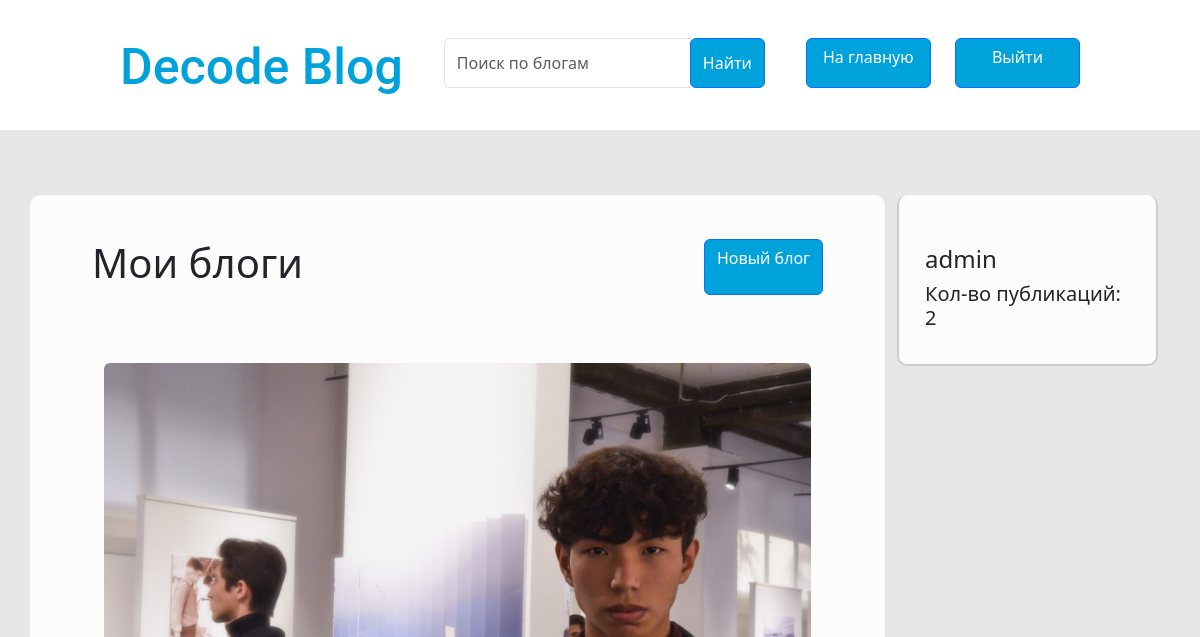
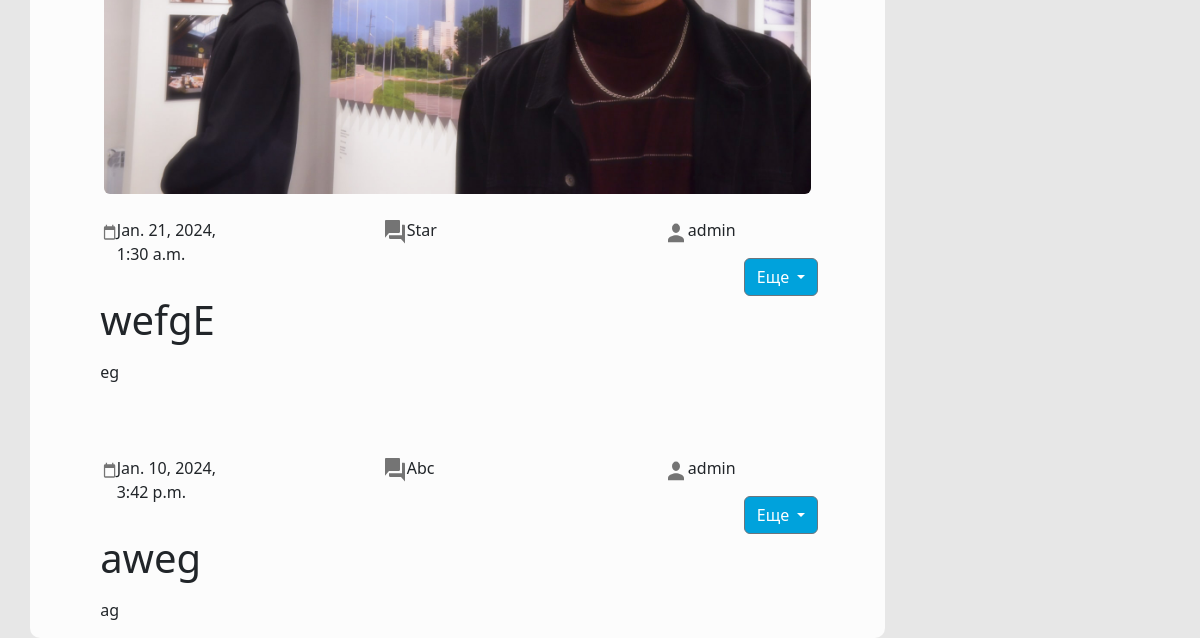
/authe/profile/ (signed in), run on an earlier commit of the app's database (2 pictures, top to bottom).
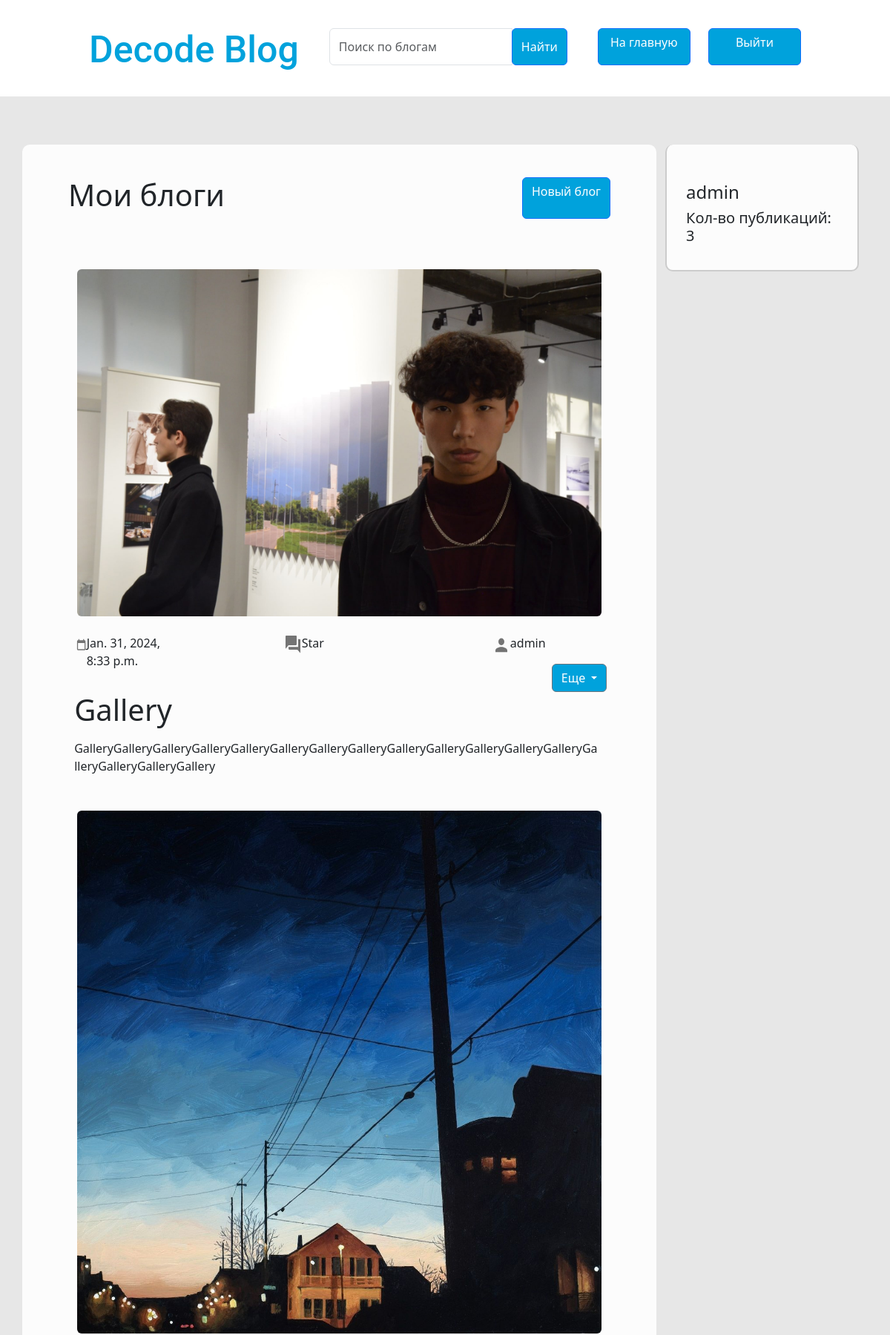
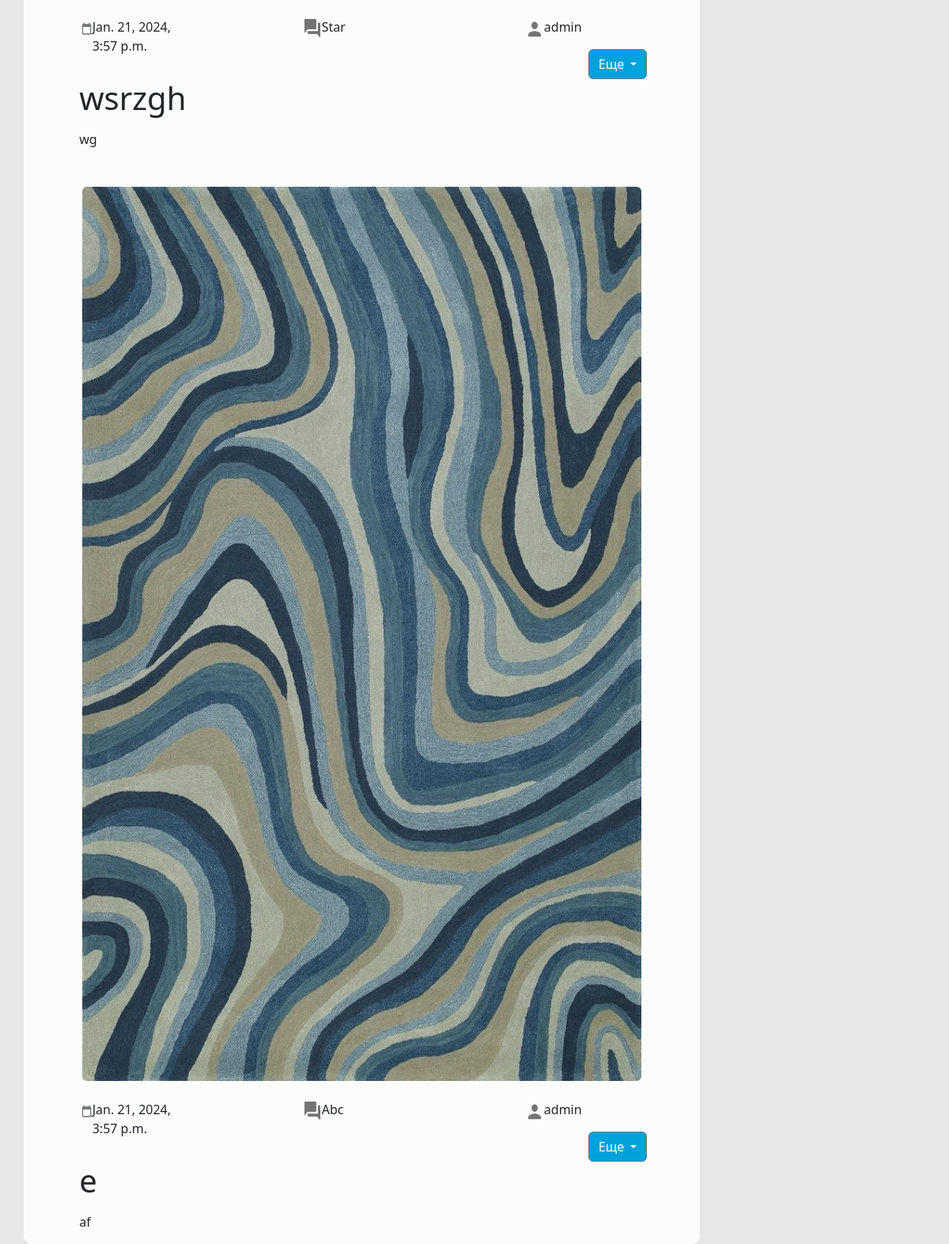
And on a later commit of the database (2 pictures, top to bottom).
### creation/models.py (models this page shows, shortened)
class Blog(models.Model):
    image = models.ImageField(blank=True, null=True, upload_to=uniq_name_upload)
    publish_date = models.DateTimeField(auto_now_add = True)
    title = models.CharField(max_length=255)
    description = models.TextField()
    author = models.ForeignKey(User, on_delete=models.CASCADE, blank=True, null=True)
    category = models.ForeignKey(Category, on_delete=models.PROTECT)

class Category(models.Model):
    name = models.CharField(max_length=100, null = False)
    class Meta:
        verbose_name_plural = 'Categories'
    def __str__(self):
        return self.name

### authe/models.py (models this page shows)
class User(AbstractUser):
    groups = models.ManyToManyField(
        'auth.Group',
        related_name='users',
        blank=True,
        verbose_name='groups',
        help_text='The groups this user belongs to. A user will get all permissions granted to each of their groups.',
    )
    user_permissions = models.ManyToManyField(
        'auth.Permission',
        related_name='users',
        blank=True,
        verbose_name='user permissions',
        help_text='Specific permissions for this user.',
        error_messages={
            'add': 'The permission you are trying to add already exists for the user.',
            'remove': 'The permission you are trying to remove does not exist for the user.',
        },
    )

### authe/views.py (the view)
# urls.py: path('profile/', views.Profile.as_view(), name='profile'),
@method_decorator(login_required, name='get')
class Profile(LoginRequiredMixin, View):
    login_url = '/authe/signin/'
    def get(self, request):
        blogs_correct = Blog.objects.filter(author=request.user).order_by('-publish_date')
        blog_cnt = Blog.objects.filter(author=request.user).count()
        context = {
            'blogs_correct': blogs_correct,
            'blog_cnt': blog_cnt,
            'title': 'Профиль',
        }
        return render(request, 'authe/profile.html', context = context)

### authe/templates/authe/profile.html (shortened to what the changed rows need)
{% extends 'authe/index.html' %}
{% load static %}
{% block link %}
<link rel="stylesheet" href="{% static 'authe/styles/style.css' %}">
{% endblock %}
{% block main %}
    <section class="main index-main">
        <div class="main-content">
            <div class="content">
                <section class="hero">
                    <div class="container">
                        <div class="row">
                            <div class="col-9 home_page_crutches">
                            <div class="blogs mt-4 mb-4">
                                <h1 class="title">Мои блоги</h1>
                            </div>
                            {% for blog in blogs_correct %}
                                <div class="creation--item mt-4 pt-4 ">
                                    <div class="creation-img">
                                        <img src="{{ blog.image.url }}" alt="" class="rounded img-fluid mx-auto d-block">
                                    </div>
                                    <section class="hero crutch">
                                        <div class="container">
                                            <div class="row thumbs_stroke">
                                                <div class="col-4 thumb_container">
                                                    <div class="blog-info pb_crutch">
                                                        <div class="data_inline_crutch">
                                                            <p class="publish_date">{{ blog.publish_date }}</p>
                                                        </div>
                                                    </div>
                                                </div>
                                                <div class="col-4 thumb_container">
                                                    <div class="blog-info category_thumb">
                                                        <div class="data_inline_crutch">
                                                            <p class="publish_date">{{ blog.category }}</p>
                                                        </div>
                                                    </div>
                                                </div>
                                                <div class="col-4 thumb_container">
                                                    <div class="blog-info">
                                                        <div class="data_inline_crutch">
                                                            <p class="publish_date">{{ blog.author }}</p>
                                                        </div>
                                                        <div class="dropdown">
                                                            <button class="btn btn-secondary dropdown-toggle" type="button" data-bs-toggle="dropdown" aria-expanded="false" style="background-color: #00A2DC;">
                                                              Еще
                                                            </button>
                                                        </div>
                                                    </div>
                                                </div>
                                            </div>
                                        </div>
                                    </section>
                                    <div class="title_desc">
                                        <h1>{{ blog.title }}</h1>
                                        <p class="discription detail-desc mt-3">{{ blog.description }}</p>
                                    </div>
                                </div>
                            {% endfor %}
                            </div>
                            <div class="col-3">
                                <div class="main2-content">
                                    <div class="category">
                                            <h4>{{ user.username }}</h4>
                                            <h5>Кол-во публикаций: {{ blog_cnt }}</h5>
                                    </div>
                                </div>
                            </div>
                    </div>
                </section>
            </div>
        </div>
    </section>
{% endblock %}

What changed in the data, as far as the page shows it:
removed Blog: image (picture), publish_date "Jan. 21, 2024, 1:30 a.m.", category "Star", author "admin", title "wefgE", description "eg"
removed Blog: publish_date "Jan. 10, 2024, 3:42 p.m.", category "Abc", author "admin", title "aweg", description "ag"
added Blog: image (picture), publish_date "Jan. 31, 2024, 8:33 p.m.", category "Star", author "admin", title "Gallery", description "GalleryGalleryGalleryGalleryGalleryGalleryGalleryGalleryGalleryGalleryGalleryGalleryGalleryGalleryGalleryGalleryGallery"
added Blog: image (picture), publish_date "Jan. 21, 2024, 3:57 p.m.", category "Star", author "admin", title "wsrzgh", description "wg"
added Blog: image (picture), publish_date "Jan. 21, 2024, 3:57 p.m.", category "Abc", author "admin", title "e", description "af"
Also different on the page:
{{ blog_cnt }}: "2" → "3"
